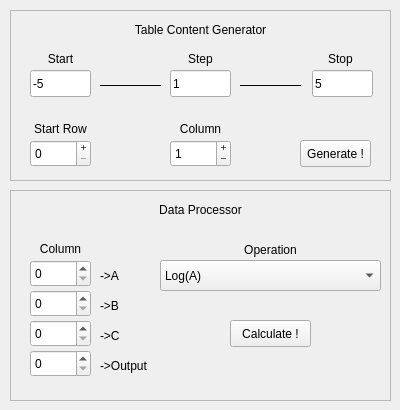
    <widget class="QWidget" name="tab_4">
     <attribute name="title">
      <string>  Tools  </string>
     </attribute>
     <widget class="QFrame" name="frame">
      <property name="geometry">
       <rect>
        <x>10</x>
        <y>10</y>
        <width>381</width>
        <height>171</height>
       </rect>
      </property>
      <property name="frameShape">
       <enum>QFrame::StyledPanel</enum>
      </property>
      <property name="frameShadow">
       <enum>QFrame::Raised</enum>
      </property>
      <widget class="QLabel" name="label_4">
       <property name="geometry">
        <rect>
         <x>160</x>
         <y>110</y>
         <width>61</width>
         <height>17</height>
        </rect>
       </property>
       <property name="text">
        <string>Column</string>
       </property>
       <property name="alignment">
        <set>Qt::AlignCenter</set>
       </property>
      </widget>
      <widget class="QLabel" name="label_5">
       <property name="geometry">
        <rect>
         <x>110</x>
         <y>10</y>
         <width>161</width>
         <height>20</height>
        </rect>
       </property>
       <property name="text">
        <string>Table Content Generator</string>
       </property>
       <property name="alignment">
        <set>Qt::AlignCenter</set>
       </property>
      </widget>
      <widget class="QLabel" name="label">
       <property name="geometry">
        <rect>
         <x>20</x>
         <y>40</y>
         <width>61</width>
         <height>17</height>
        </rect>
       </property>
       <property name="text">
        <string>Start</string>
       </property>
       <property name="alignment">
        <set>Qt::AlignCenter</set>
       </property>
      </widget>
      <widget class="QLabel" name="label_3">
       <property name="geometry">
        <rect>
         <x>300</x>
         <y>40</y>
         <width>61</width>
         <height>17</height>
        </rect>
       </property>
       <property name="text">
        <string>Stop</string>
       </property>
       <property name="alignment">
        <set>Qt::AlignCenter</set>
       </property>
      </widget>
      <widget class="QSpinBox" name="TCG_Col">
       <property name="geometry">
        <rect>
         <x>160</x>
         <y>130</y>
         <width>61</width>
         <height>27</height>
        </rect>
       </property>
       <property name="buttonSymbols">
        <enum>QAbstractSpinBox::PlusMinus</enum>
       </property>
       <property name="value">
        <number>1</number>
       </property>
      </widget>
      <widget class="QPushButton" name="pushButton_3">
       <property name="geometry">
        <rect>
         <x>290</x>
         <y>130</y>
         <width>71</width>
         <height>27</height>
        </rect>
       </property>
       <property name="text">
        <string>Generate !</string>
       </property>
      </widget>
      <widget class="QLabel" name="label_2">
       <property name="geometry">
        <rect>
         <x>160</x>
         <y>40</y>
         <width>61</width>
         <height>17</height>
        </rect>
       </property>
       <property name="text">
        <string>Step</string>
       </property>
       <property name="alignment">
        <set>Qt::AlignCenter</set>
       </property>
      </widget>
      <widget class="Line" name="line">
       <property name="geometry">
        <rect>
         <x>90</x>
         <y>60</y>
         <width>61</width>
         <height>31</height>
        </rect>
       </property>
       <property name="frameShadow">
        <enum>QFrame::Plain</enum>
       </property>
       <property name="orientation">
        <enum>Qt::Horizontal</enum>
       </property>
      </widget>
      <widget class="Line" name="line_2">
       <property name="geometry">
        <rect>
         <x>230</x>
         <y>60</y>
         <width>61</width>
         <height>31</height>
        </rect>
       </property>
       <property name="frameShadow">
        <enum>QFrame::Plain</enum>
       </property>
       <property name="orientation">
        <enum>Qt::Horizontal</enum>
       </property>
      </widget>
      <widget class="QLineEdit" name="lineEdit">
       <property name="geometry">
        <rect>
         <x>20</x>
         <y>60</y>
         <width>61</width>
         <height>27</height>
        </rect>
       </property>
       <property name="text">
        <string>-5</string>
       </property>
      </widget>
      <widget class="QLineEdit" name="lineEdit_2">
       <property name="geometry">
        <rect>
         <x>160</x>
         <y>60</y>
         <width>61</width>
         <height>27</height>
        </rect>
       </property>
       <property name="text">
        <string>1</string>
       </property>
      </widget>
      <widget class="QLineEdit" name="lineEdit_3">
       <property name="geometry">
        <rect>
         <x>302</x>
         <y>60</y>
         <width>61</width>
         <height>27</height>
        </rect>
       </property>
       <property name="text">
        <string>5</string>
       </property>
      </widget>
      <widget class="QSpinBox" name="TCG_Row">
       <property name="geometry">
        <rect>
         <x>20</x>
         <y>130</y>
         <width>61</width>
         <height>27</height>
        </rect>
       </property>
       <property name="buttonSymbols">
        <enum>QAbstractSpinBox::PlusMinus</enum>
       </property>
       <property name="value">
        <number>0</number>
       </property>
      </widget>
      <widget class="QLabel" name="label_26">
       <property name="geometry">
        <rect>
         <x>20</x>
         <y>110</y>
         <width>61</width>
         <height>17</height>
        </rect>
       </property>
       <property name="text">
        <string>Start Row</string>
       </property>
       <property name="alignment">
        <set>Qt::AlignCenter</set>
       </property>
      </widget>
     </widget>
     <widget class="QFrame" name="frame_2">
      <property name="geometry">
       <rect>
        <x>10</x>
        <y>190</y>
        <width>381</width>
        <height>211</height>
       </rect>
      </property>
      <property name="frameShape">
       <enum>QFrame::StyledPanel</enum>
      </property>
      <property name="frameShadow">
       <enum>QFrame::Raised</enum>
      </property>
      <widget class="QLabel" name="label_6">
       <property name="geometry">
        <rect>
         <x>110</x>
         <y>10</y>
         <width>161</width>
         <height>20</height>
        </rect>
       </property>
       <property name="text">
        <string>Data Processor</string>
       </property>
       <property name="alignment">
        <set>Qt::AlignCenter</set>
       </property>
      </widget>
      <widget class="QSpinBox" name="Var_A">
       <property name="geometry">
        <rect>
         <x>20</x>
         <y>70</y>
         <width>61</width>
         <height>27</height>
        </rect>
       </property>
      </widget>
      <widget class="QSpinBox" name="Var_B">
       <property name="geometry">
        <rect>
         <x>20</x>
         <y>100</y>
         <width>61</width>
         <height>27</height>
        </rect>
       </property>
      </widget>
      <widget class="QSpinBox" name="Var_C">
       <property name="geometry">
        <rect>
         <x>20</x>
         <y>130</y>
         <width>61</width>
         <height>27</height>
        </rect>
       </property>
      </widget>
      <widget class="QLabel" name="label_7">
       <property name="geometry">
        <rect>
         <x>20</x>
         <y>50</y>
         <width>61</width>
         <height>17</height>
        </rect>
       </property>
       <property name="text">
        <string>Column</string>
       </property>
       <property name="alignment">
        <set>Qt::AlignCenter</set>
       </property>
      </widget>
      <widget class="QLabel" name="label_8">
       <property name="geometry">
        <rect>
         <x>90</x>
         <y>70</y>
         <width>61</width>
         <height>31</height>
        </rect>
       </property>
       <property name="text">
        <string>-&gt;A</string>
       </property>
       <property name="alignment">
        <set>Qt::AlignLeading|Qt::AlignLeft|Qt::AlignVCenter</set>
       </property>
      </widget>
      <widget class="QLabel" name="label_9">
       <property name="geometry">
        <rect>
         <x>90</x>
         <y>100</y>
         <width>61</width>
         <height>31</height>
        </rect>
       </property>
       <property name="text">
        <string>-&gt;B</string>
       </property>
       <property name="alignment">
        <set>Qt::AlignLeading|Qt::AlignLeft|Qt::AlignVCenter</set>
       </property>
      </widget>
      <widget class="QLabel" name="label_10">
       <property name="geometry">
        <rect>
         <x>90</x>
         <y>130</y>
         <width>61</width>
         <height>31</height>
        </rect>
       </property>
       <property name="text">
        <string>-&gt;C</string>
       </property>
       <property name="alignment">
        <set>Qt::AlignLeading|Qt::AlignLeft|Qt::AlignVCenter</set>
       </property>
      </widget>
      <widget class="QComboBox" name="comboBox">
       <property name="geometry">
        <rect>
         <x>150</x>
         <y>70</y>
         <width>221</width>
         <height>31</height>
        </rect>
       </property>
       <item>
        <property name="text">
         <string>Log(A)</string>
        </property>
       </item>
       <item>
        <property name="text">
         <string>Integral(A)</string>
        </property>
       </item>
       <item>
        <property name="text">
         <string>A*B</string>
        </property>
       </item>
       <item>
        <property name="text">
         <string>A+B</string>
        </property>
       </item>
       <item>
        <property name="text">
         <string>A/B</string>
        </property>
       </item>
       <item>
        <property name="text">
         <string>ABS(A)</string>
        </property>
       </item>
       <item>
        <property name="text">
         <string>Exp(A)</string>
        </property>
       </item>
      </widget>
      <widget class="QLabel" name="label_11">
       <property name="geometry">
        <rect>
         <x>180</x>
         <y>50</y>
         <width>161</width>
         <height>20</height>
        </rect>
       </property>
       <property name="text">
        <string>Operation</string>
       </property>
       <property name="alignment">
        <set>Qt::AlignCenter</set>
       </property>
      </widget>
      <widget class="QSpinBox" name="Var_out">
       <property name="geometry">
        <rect>
         <x>20</x>
         <y>160</y>
         <width>61</width>
         <height>27</height>
        </rect>
       </property>
      </widget>
      <widget class="QLabel" name="label_12">
       <property name="geometry">
        <rect>
         <x>90</x>
         <y>160</y>
         <width>61</width>
         <height>31</height>
        </rect>
       </property>
       <property name="text">
        <string>-&gt;Output</string>
       </property>
       <property name="alignment">
        <set>Qt::AlignLeading|Qt::AlignLeft|Qt::AlignVCenter</set>
       </property>
      </widget>
      <widget class="QPushButton" name="pushButton_6">
       <property name="geometry">
        <rect>
         <x>220</x>
         <y>130</y>
         <width>81</width>
         <height>27</height>
        </rect>
       </property>
       <property name="text">
        <string>Calculate !</string>
       </property>
      </widget>
     </widget>
    </widget>
